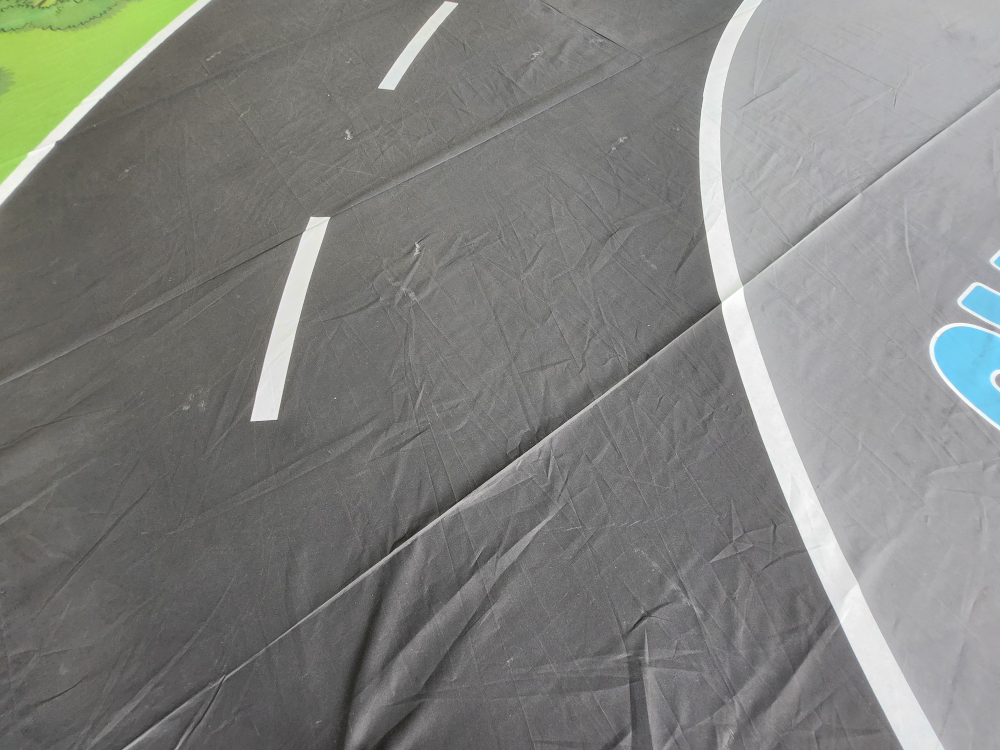
#> input picture pic.jpg, 4000 x 3000 px, given in place of the camera (shown at 1/4 size)
$ python GetLine.py
#> lines starting #> are read from the running program, lines starting #| are printed output that depends on the picture; after the words box and inside, x2 and y2 are one past the last pixel; in counts of white or black regions, pixels touching at a corner belong together
import math
import cv2
import numpy as np

target_theta = 1.2  # 예상 radian

def grayscale(img):
    return cv2.cvtColor(img, cv2.COLOR_BGR2GRAY)

def gaussian_blur(img, kernel_size):
    return cv2.GaussianBlur(img, (kernel_size, kernel_size), 0)

def canny(img, low_threshold, high_threshold):
    return cv2.Canny(img, low_threshold, high_threshold)

def region_of_interest(img, vertices):
    mask = np.zeros_like(img)
    if len(img.shape) > 2:
        channel_count = img.shape[2]
        ignore_mask_color = (255,) * channel_count
    else:
        ignore_mask_color = 255
    cv2.fillPoly(mask, vertices, ignore_mask_color)
    masked_image = cv2.bitwise_and(img, mask)
    return masked_image

def hough_lines(img, rho, theta, threshold, min_line_len, max_line_gap):
    """허프 변환을 사용하여 직선 검출"""
    lines = cv2.HoughLinesP(img, rho, theta, threshold, np.array([]),
                            minLineLength=min_line_len, maxLineGap=max_line_gap)
    line_img = np.zeros((img.shape[0], img.shape[1], 3), dtype=np.uint8)
    theta, ver_lines = theta_cal(img, lines)
    draw_lines(line_img, ver_lines)
    return line_img, theta

def draw_lines(img, lines, color=[255, 255, 255], thickness=2):
    """검출된 직선을 이미지에 그림"""
    if lines is None:
        return
    for line in lines:
        (x1, y1, x2, y2) = line
        cv2.line(img, (x1, y1), (x2, y2), color, thickness)

def weighted_img(img, initial_img, α=1, β=1., λ=0.):
    return cv2.addWeighted(initial_img, α, img, β, λ)

def theta_cal(img, lines):
    cnt = 0.0
    total = 0.0
    ver_lines = []
    if lines is None:
        return 0, None

    for line in lines:
        for x1, y1, x2, y2 in line:
            if x1 == x2:
                total += 1.0
                cnt += 1
                continue

            m = (y1 - y2) / (x2 - x1)
            if -0.1 < m < 0.1:
                continue

            ver_lines.append((x1, y1, x2, y2))

            theta = math.atan(m)

            total += theta
            cnt += 1

    if cnt == 0:
        return 0, None
    else:
        return (total / cnt), ver_lines

def reward_cal(left, right):
    diff_left = abs(left - target_theta)
    diff_right = abs(-right - target_theta)

    reward = max(0, 1 - diff_left) + max(0, 1 - diff_right)

    return reward

def take_picture(cap):
    if not cap.isOpened():
        return None, None

    ret, img = cap.read()
#> img is the input picture: shape (3000, 4000, 3); mean B, G, R 126.4, 129.6, 128.5
    if not ret:
        return None, None

    # 그레이스케일 변환
    gray = grayscale(img)
    _, gray = cv2.threshold(gray, 220, 255, cv2.THRESH_BINARY)
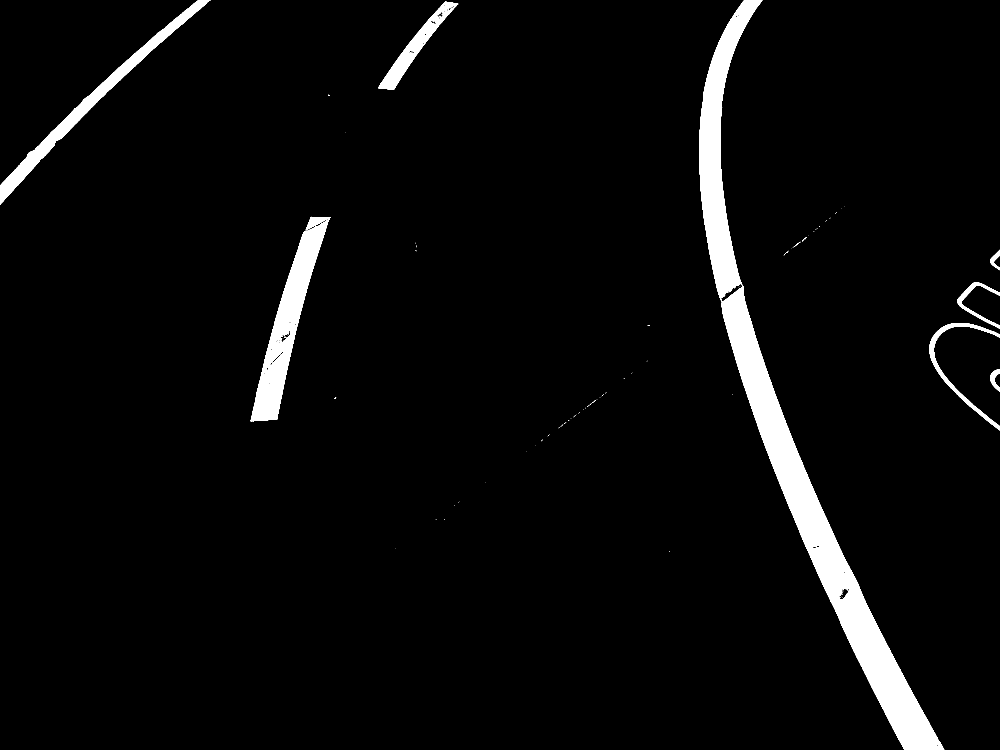
#> gray: shape (3000, 4000) (shown at 1/4 size); 4.1% white; 141 white regions (129 under 20 px), largest, box (x1, y1, x2, y2) and area: (2797, 0, 3777, 3000) 333742, (1002, 867, 1322, 1685) 72701, (0, 0, 843, 819) 46956

    # 가우시안 블러 적용
    blur_gray = gaussian_blur(gray, 5)

    # Canny 엣지 검출 적용
    edges = canny(blur_gray, 50, 150)

    # 관심 영역 설정
    imshape = img.shape
    vertices_right = np.array([[
        (imshape[1] * 0.6, imshape[0] * 0.95),          # 아래 왼쪽
        (imshape[1] * 0.6, imshape[0] * 0.2),   # 위쪽 왼쪽
        (imshape[1] * 0.98, imshape[0] * 0.2),   # 위쪽 오른쪽
        (imshape[1] * 1.0, imshape[0] * 0.95)           # 아래 오른쪽
    ]], dtype=np.int32)

    vertices_left = np.array([[
        (imshape[1] * 0, imshape[0] * 0.95),          # 아래 왼쪽
        (imshape[1] * 0.02, imshape[0] * 0.2),   # 위쪽 왼쪽
        (imshape[1] * 0.4, imshape[0] * 0.2),   # 위쪽 오른쪽
        (imshape[1] * 0.4, imshape[0] * 0.95)           # 아래 오른쪽
    ]], dtype=np.int32)

    img_copy = blur_gray.copy()
    masked_left = cv2.polylines(img_copy, vertices_left, isClosed=True, color=255, thickness=5)
    masked_right = cv2.polylines(img_copy, vertices_right, isClosed=True, color=255, thickness=5)

#    cv2.imshow('range', img_copy)

    masked_edges_left = region_of_interest(edges, vertices_left)
    masked_edges_right = region_of_interest(edges, vertices_right)
#> in region_of_interest (call 2), `masked_image = cv2.bitwise_and(img, mask)`:
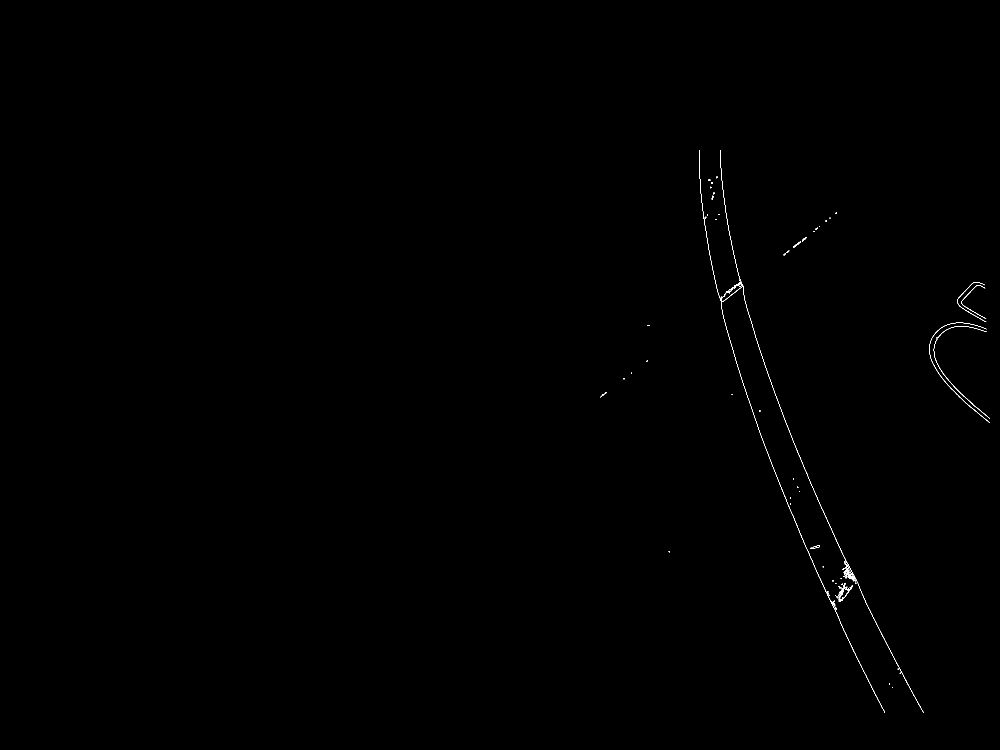
#> masked_image: shape (3000, 4000) (shown at 1/4 size); 0.08% white in thin lines or dots, all inside (x1, y1, x2, y2) = (2400, 600, 3960, 2851)

    # 허프 변환을 사용하여 직선 검출
    line_image_L, theta_L = hough_lines(masked_edges_left, 1, np.pi/180, 15, 40, 20)
#> in hough_lines, `lines = cv2.HoughLinesP(img, rho, theta, threshold, np.array([]), minL..`: lines = 75 rows, first 6: [1159, 1091, 1210, 937], [1002, 1684, 1022, 1596], [1099, 1283, 1154, 1103], [1022, 1592, 1054, 1460], [1240, 1113, 1319, 869], [1139, 1522, 1199, 1262]
#> the loop in theta_cal, `for line in lines:` made 75 passes
#> after the loop in theta_cal, `for line in lines:`: cnt = 73; total = 64.97; ver_lines = 73 items, first 6: (1159, 1091, 1210, 937), (1002, 1684, 1022, 1596), (1099, 1283, 1154, 1103), (1022, 1592, 1054, 1460), (1240, 1113, 1319, 869), (1139, 1522, 1199, 1262)
#> in hough_lines, `theta, ver_lines = theta_cal(img, lines)`: theta = 0.89
#> the loop in draw_lines, `for line in lines:` made 73 passes
#> after the loop in draw_lines, `for line in lines:`:
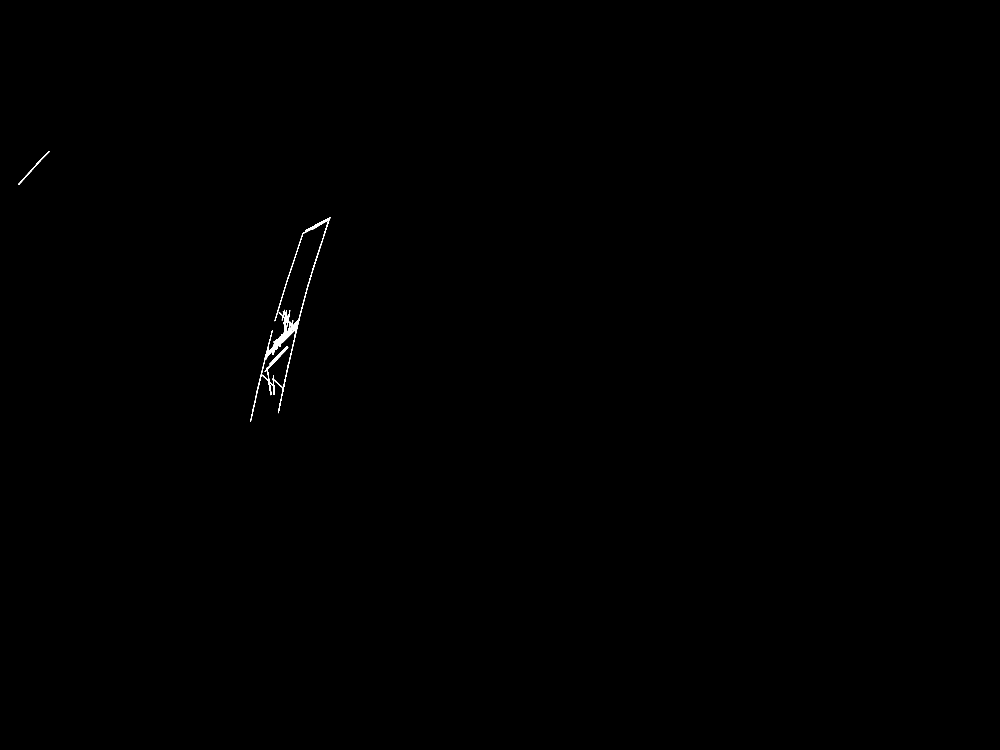
#> img: shape (3000, 4000, 3) (shown at 1/4 size); 0.11% white; 2 white regions, box (x1, y1, x2, y2) and area: (1001, 868, 1323, 1686) 12404, (74, 604, 199, 739) 702
#> theta_L = 0.89
    line_image_R, theta_R = hough_lines(masked_edges_right, 1, np.pi/180, 15, 40, 20)
#> in hough_lines (call 2), `lines = cv2.HoughLinesP(img, rho, theta, threshold, np.array([]), minL..`: lines = 125 rows, first 6: [3124, 1951, 3267, 2288], [3236, 1918, 3320, 2107], [3463, 2411, 3590, 2660], [3534, 2549, 3618, 2713], [3360, 2487, 3427, 2631], [3059, 1459, 3144, 1693]
#> the loop in theta_cal (call 2), `for line in lines:` made 125 passes
#> call 2 of draw_lines, with thickness = 2
#> the loop in draw_lines (call 2), `for line in lines:` made 125 passes
#> after the loop in draw_lines (call 2), `for line in lines:`:
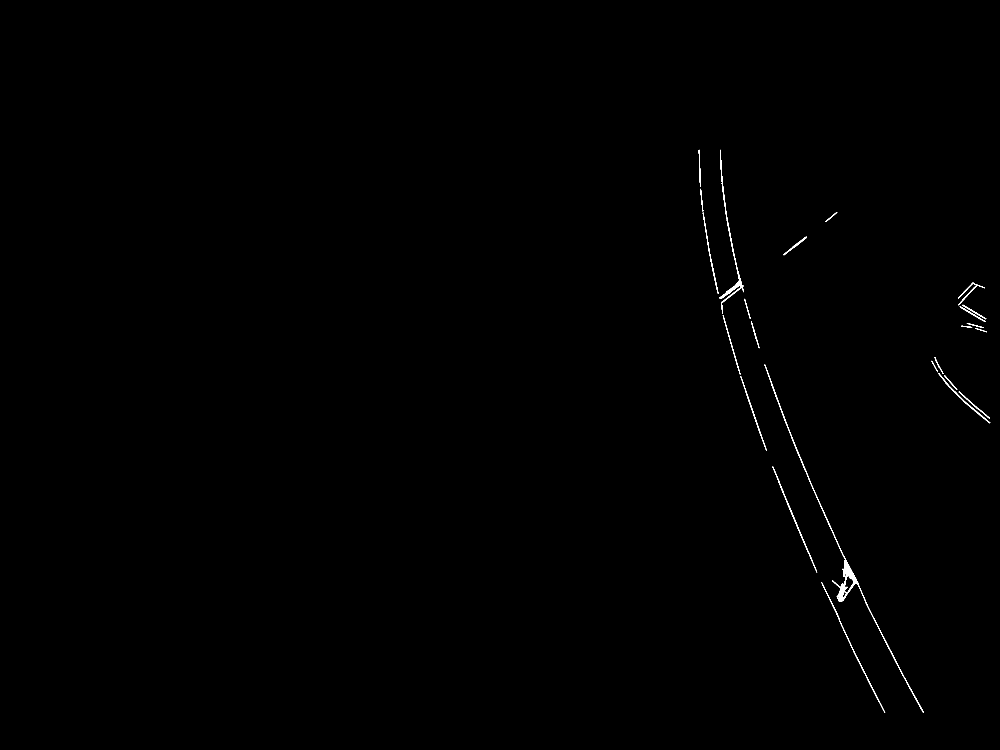
#> img: shape (3000, 4000, 3) (shown at 1/4 size); 0.2% white; 25 white regions, largest, box (x1, y1, x2, y2) and area: (3058, 1458, 3695, 2852) 8130, (2878, 599, 2976, 1212) 3563, (3285, 2328, 3541, 2852) 1682
#> theta_R = -0.468

    lines_edges = weighted_img(line_image_R, line_image_L)
#> in weighted_img, `return cv2.addWeighted(initial_img, α, img, β, λ)`:
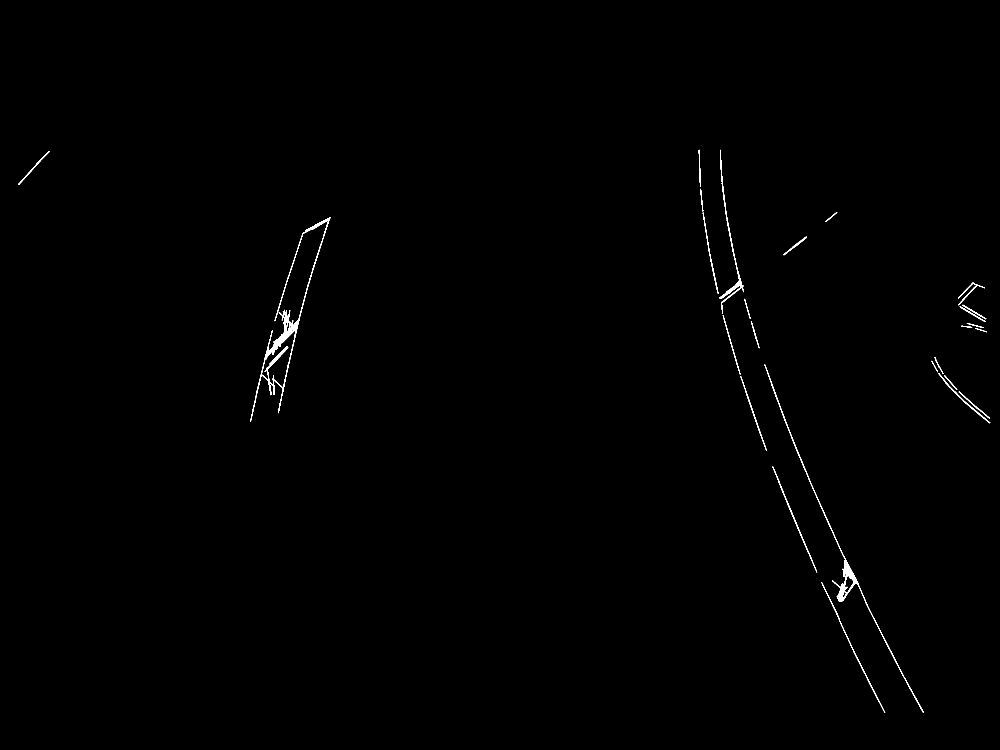
#> returned value: shape (3000, 4000, 3) (shown at 1/4 size); 0.31% white; 27 white regions, largest, box (x1, y1, x2, y2) and area: (1001, 868, 1323, 1686) 12404, (3058, 1458, 3695, 2852) 8130, (2878, 599, 2976, 1212) 3563
#    cv2.imshow('pic', lines_edges)
#    cv2.waitKey(0)
    lines_edges = np.expand_dims(lines_edges, axis=0)

#    print(theta_L)
#    print(theta_R)

    weight = reward_cal(theta_L, theta_R)
#> in reward_cal, `diff_left = abs(left - target_theta)`: diff_left = 0.31
#> in reward_cal, `diff_right = abs(-right - target_theta)`: diff_right = 0.732
#> in reward_cal, `reward = max(0, 1 - diff_left) + max(0, 1 - diff_right)`: reward = 0.957
#> weight = 0.957
    if weight == 0:
        weight = -100

#    print(weight)

    # 결과 출력
    return lines_edges, weight


cap = cv2.VideoCapture(1)
cap.set(cv2.CAP_PROP_FRAME_WIDTH, 640)
cap.set(cv2.CAP_PROP_FRAME_HEIGHT, 360)
take_picture(cap)

$ run again, on green.jpg
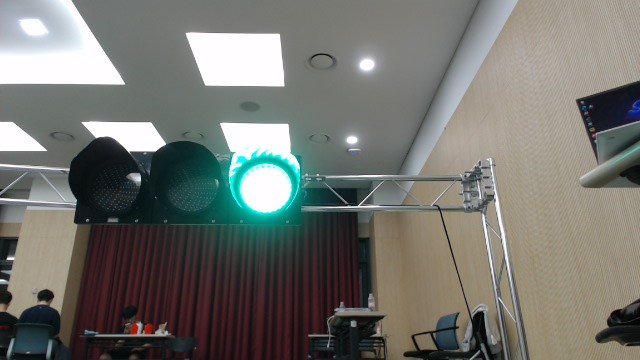
#> input picture green.jpg, 640 x 360 px, given in place of the camera
#> in take_picture, img is the input picture: shape (360, 640, 3); mean B, G, R 111.2, 116.5, 115.8
#> gray: shape (360, 640); 7.5% white; 38 white regions (21 under 20 px), largest, box (x1, y1, x2, y2) and area: (0, 0, 125, 84) 5067, (186, 33, 284, 86) 4532, (220, 123, 300, 178) 2205
#> mask: shape (360, 640); 29.5% white; 1 white region, box (x1, y1, x2, y2) and area: (0, 72, 257, 343) 68021
#> masked_image: shape (360, 640); 0.44% white in thin lines or dots, all inside (x1, y1, x2, y2) = (3, 72, 257, 282)
#> mask: shape (360, 640); 29.5% white; 1 white region, box (x1, y1, x2, y2) and area: (384, 72, 640, 343) 67870
#> masked_image: shape (360, 640); 0.19% white in thin lines or dots, all inside (x1, y1, x2, y2) = (384, 158, 512, 281)
#> lines = [[12, 83, 123, 83], [220, 125, 242, 181], [8, 167, 64, 170], [6, 198, 68, 202], [7, 201, 67, 203], [8, 164, 64, 168], [22, 168, 63, 170], [231, 161, 245, 203], [233, 151, 247, 205]]
#> the loop in theta_cal, `for line in lines:` made 9 passes
#> after the loop in theta_cal, `for line in lines:`: cnt = 3; total = -3.76; ver_lines = [(220, 125, 242, 181), (231, 161, 245, 203), (233, 151, 247, 205)]
#> in hough_lines, `theta, ver_lines = theta_cal(img, lines)`: theta = -1.25
#> the loop in draw_lines, `for line in lines:` made 3 passes
#> the loop in theta_cal (call 2), `for line in lines:` made 7 passes
#> line on passes 1 to 7: [[487, 158, 509, 280]], [[490, 158, 502, 226]], [[479, 189, 494, 276]], [[497, 192, 510, 271]], [[478, 189, 488, 258]], [[491, 158, 501, 219]], [[484, 236, 492, 276]]
#> the loop in draw_lines (call 2), `for line in lines:` made 7 passes
#> after the loop in draw_lines (call 2), `for line in lines:`:
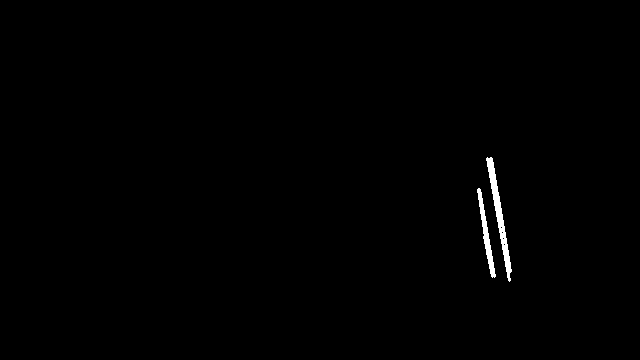
#> img: shape (360, 640, 3); 0.52% white; 2 white regions, box (x1, y1, x2, y2) and area: (486, 157, 512, 282) 752, (477, 188, 496, 278) 450
#> theta_R = -1.4
#> in weighted_img, `return cv2.addWeighted(initial_img, α, img, β, λ)`:
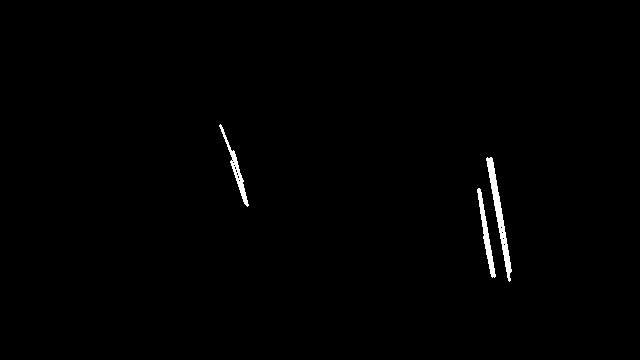
#> returned value: shape (360, 640, 3); 0.69% white; 3 white regions, box (x1, y1, x2, y2) and area: (486, 157, 512, 282) 752, (477, 188, 496, 278) 450, (219, 124, 249, 207) 391
#> diff_left = 2.45
#> diff_right = 0.201
#> reward = 0.799
